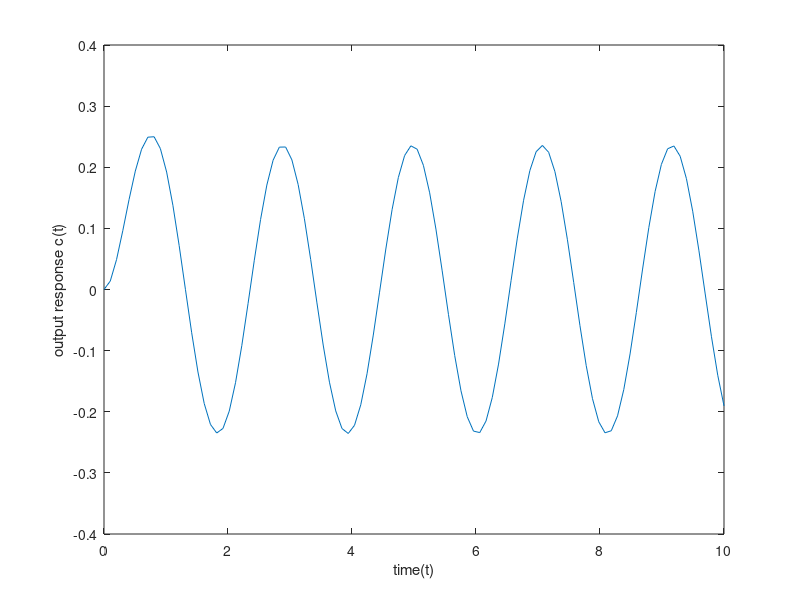

Write the MATLAB code that produced this figure.
t=linspace(0,10,100)
c=(1/6)*exp(-3*t)-(1/6)*cos(3*t)+(1/6)*sin(3*t);
plot(t,c)
xlabel('time(t)')
ylabel('output response c(t)')
